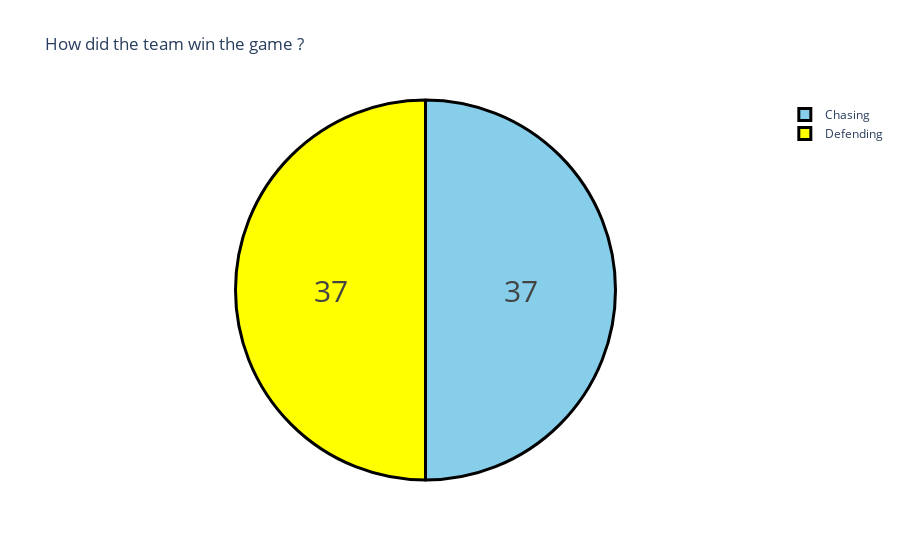

The notebook cell saved with this chart:
### Markdown cell above
This code groups the data in the `data` dataframe by the `match_winner` column and sums the `highscore` for each unique `match_winner`. It then creates a bar chart using Plotly to visualize the total highscores by each top scorer. The chart's title is set to "Total Highscores by Top Scorers in IPL", and the x-axis is labeled as "Top Scorers", while the y-axis is labeled as "Total Highscores". Finally, the chart is displayed using the `show()` function.

We can see that Mumbai had the fewest runs (206) while Gujarat had the most runs (873).

### Code cell
toss = data["won_by"].value_counts()
label = toss.index
counts = toss.values
colors = ['skyblue', 'yellow']

fig = go.Figure(data=[go.Pie(labels=label, values=counts)])
fig.update_layout(title_text='How did the team win the game ?')
fig.update_traces(hoverinfo='label+percent',
                  textinfo='value', textfont_size=30,
                  marker=dict(colors=colors,
                              line=dict(color='black', width=3)))
fig.show()

### Figure 1 — Plotly figure (JSON) as saved in the notebook; plotly's stock layout.template omitted (floating-point values rounded to 4 significant figures)
{"data": [{"hoverinfo": "label+percent", "labels": ["Chasing", "Defending"], "marker": {"colors": ["skyblue", "yellow"], "line": {"color": "black", "width": 3}}, "textfont": {"size": 30}, "textinfo": "value", "type": "pie", "values": [37, 37]}], "layout": {"title": {"text": "How did the team win the game ?"}}}
